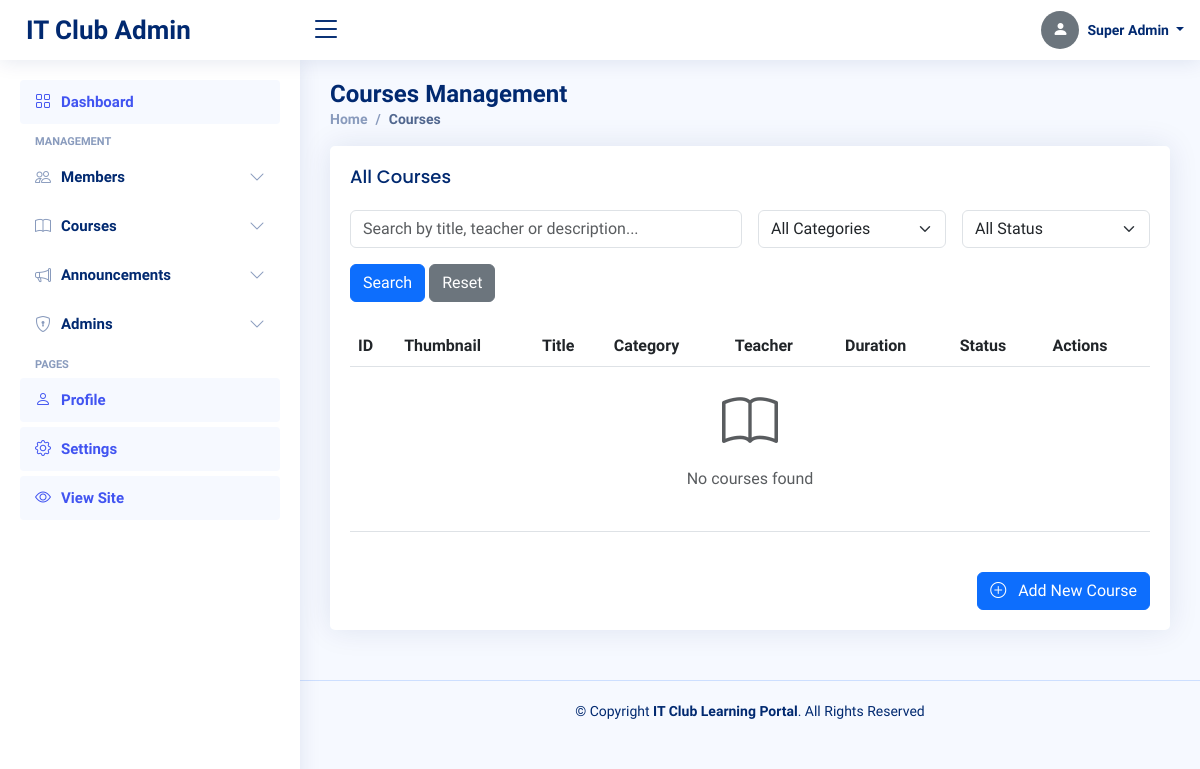
Page /admin/courses (signed in) on the earlier database version.
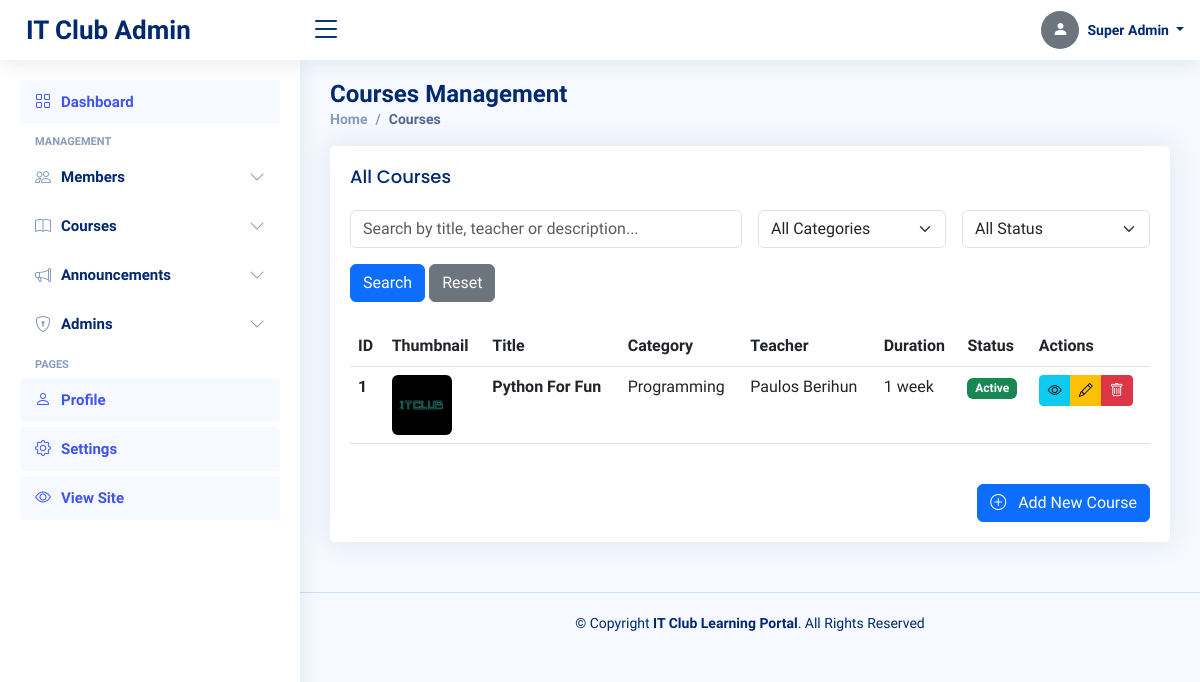
Same page on the later database version.
### tables this page shows
CREATE TABLE courses (
        id INTEGER PRIMARY KEY AUTOINCREMENT,
        title TEXT NOT NULL,
        time TEXT,
        category TEXT,
        teacher TEXT,
        description TEXT,
        course_video TEXT,
        course_material TEXT,
        thumbnail TEXT,
        is_featured INTEGER DEFAULT 0,
        status TEXT DEFAULT 'active',
        created_at TIMESTAMP DEFAULT CURRENT_TIMESTAMP
    );

### app.py (the view)
@app.route('/admin/courses')
@admin_required
def admin_courses():
    db = get_db()
    category = request.args.get('category')
    status = request.args.get('status')
    query = 'SELECT * FROM courses WHERE 1=1'
    params = []
    if category and category != 'all':
        query += ' AND category = ?'
        params.append(category)
    if status and status != 'all':
        query += ' AND status = ?'
        params.append(status)
    query += ' ORDER BY created_at DESC'
    rows = db.execute(query, params).fetchall()
    courses_list = []
    for r in rows:
        d = row_to_dict(r)
        if d:
            d['thumbnail'] = resolve_media_path(d.get('thumbnail'))
        courses_list.append(d)
    categories = db.execute('SELECT DISTINCT category FROM courses WHERE category IS NOT NULL').fetchall()
    return render_template('admin/courses.html',
                          courses=courses_list,
                          categories=categories,
                          category=category,
                          status=status)

### app.py (called while the page is built)
def get_db():
    if 'db' not in g:
        g.db = sqlite3.connect(app.config['DATABASE'])
        g.db.row_factory = sqlite3.Row
    return g.db

def admin_required(f):
    @functools.wraps(f)
    def decorated(*args, **kwargs):
        if 'admin_id' not in session:
            flash('Admin login required.', 'error')
            return redirect(url_for('admin_login'))
        return f(*args, **kwargs)
    return decorated

def row_to_dict(row):
	if row is None:
		return None
	try:
		return {k: row[k] for k in row.keys()}
	except Exception:
		try:
			return dict(row)
		except Exception:
			return row

def resolve_media_path(val):
	if not val:
		return None
	val = str(val)
	if val.startswith('http://') or val.startswith('https://') or val.startswith('/'):
		return val
	return url_for('static', filename=val)

### templates/admin/courses.html (shortened to what the changed rows need)
<!DOCTYPE html>
<html lang="en">
<head>
  <link href="{{ url_for('static', filename='vendor/bootstrap/css/bootstrap.min.css') }}" rel="stylesheet">
  <link href="{{ url_for('static', filename='vendor/bootstrap-icons/bootstrap-icons.css') }}" rel="stylesheet">
  <link href="{{ url_for('static', filename='vendor/boxicons/css/boxicons.min.css') }}" rel="stylesheet">
  <link rel="stylesheet" href="https://cdn.jsdelivr.net/npm/bootstrap-icons@1.10.5/font/bootstrap-icons.css">
  <link rel="stylesheet" href="https://cdnjs.cloudflare.com/ajax/libs/boxicons/2.1.4/css/boxicons.min.css">
  <link rel="stylesheet" href="https://cdn.jsdelivr.net/npm/remixicon@2.5.0/fonts/remixicon.css">
  <link href="{{ url_for('static', filename='css/style.css') }}" rel="stylesheet">
</head>
<body>
  <main id="main" class="main">
    <div class="pagetitle">
      <h1>Courses Management</h1>
    </div>
    <section class="section">
      <div class="row">
        <div class="col-lg-12">
          <div class="card">
            <div class="card-body">
              <div class="table-responsive">
                <table class="table table-hover datatable">
                  <thead>
                    <tr>
                      <th>ID</th>
                      <th>Thumbnail</th>
                      <th>Title</th>
                      <th>Category</th>
                      <th>Teacher</th>
                      <th>Duration</th>
                      <th>Status</th>
                      <th>Actions</th>
                    </tr>
                  </thead>
                  <tbody>
                    {% for course in courses %}
                    <tr>
                      <th>{{ course.id }}</th>
                      <td>
                        {% if course.thumbnail %}
                        <img src="{{ course.thumbnail }}" alt="Thumbnail" class="rounded" width="60" height="60" style="object-fit: cover;">
                        {% else %}
                        <div class="rounded bg-secondary d-flex align-items-center justify-content-center" style="width: 60px; height: 60px;">
                          <i class="bi bi-book text-white"></i>
                        </div>
                        {% endif %}
                      </td>
                      <td>
                        <strong>{{ course.title }}</strong>
                      </td>
                      <td>{{ course.category or 'General' }}</td>
                      <td>{{ course.teacher or 'N/A' }}</td>
                      <td>{{ course.time or 'N/A' }}</td>
                      <td>
                        <span class="badge bg-{{ 'success' if course.status == 'active' else 'secondary' }}">
                          {{ course.status|title if course.status else 'N/A' }}
                        </span>
                      </td>
                      <td>
                        <div class="btn-group">
                          <a href="{{ url_for('view_course', course_id=course.id) }}" class="btn btn-sm btn-info" title="View">
                            <i class="bi bi-eye"></i>
                          </a>
                          <a href="{{ url_for('edit_courses', course_id=course.id) }}" class="btn btn-sm btn-warning" title="Edit">
                            <i class="bi bi-pencil"></i>
                          </a>
                          <button type="button" class="btn btn-sm btn-danger" title="Delete" data-bs-toggle="modal" data-bs-target="#deleteModal{{ course.id }}">
                            <i class="bi bi-trash"></i>
                          </button>
                        </div>
                      </td>
                    </tr>
                    {% else %}
                    <tr>
                      <td colspan="8" class="text-center py-4">
                        <i class="bi bi-book display-4 text-muted"></i>
                        <p class="text-muted mt-2">No courses found{% if search %} for "{{ search }}"{% endif %}</p>
                      </td>
                    </tr>
                    {% endfor %}
                  </tbody>
                </table>
              </div>
            </div>
          </div>
        </div>
      </div>
    </section>
  </main>
</body>
</html>

Differences in the rows shown:
added courses: id "1", thumbnail (picture), title "Python For Fun", category "Programming", teacher "Paulos Berihun", time "1 week", status "Active"
Other differences:
text no longer shown: "No courses found"
